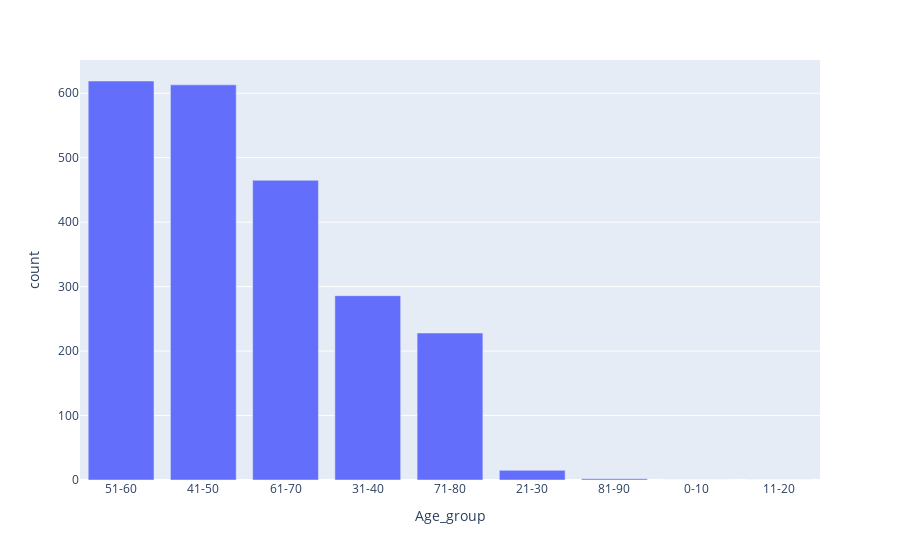

The notebook cell saved with this chart:
### Code cell
px.bar(age_group, x = 'Age_group', y='count')

### Figure 1 — Plotly figure (JSON) as saved in the notebook; plotly's stock layout.template omitted (floating-point values rounded to 4 significant figures)
{"data": [{"alignmentgroup": "True", "hovertemplate": "Age_group=%{x}<br>count=%{y}<extra></extra>", "legendgroup": "", "marker": {"color": "#636efa", "pattern": {"shape": ""}}, "name": "", "offsetgroup": "", "orientation": "v", "showlegend": false, "textposition": "auto", "type": "bar", "x": ["51-60", "41-50", "61-70", "31-40", "71-80", "21-30", "81-90", "0-10", "11-20"], "xaxis": "x", "y": [619, 613, 465, 286, 228, 15, 2, 0, 0], "yaxis": "y"}], "layout": {"barmode": "relative", "legend": {"tracegroupgap": 0}, "margin": {"t": 60}, "xaxis": {"anchor": "y", "domain": [0, 1], "title": {"text": "Age_group"}}, "yaxis": {"anchor": "x", "domain": [0, 1], "title": {"text": "count"}}}}
